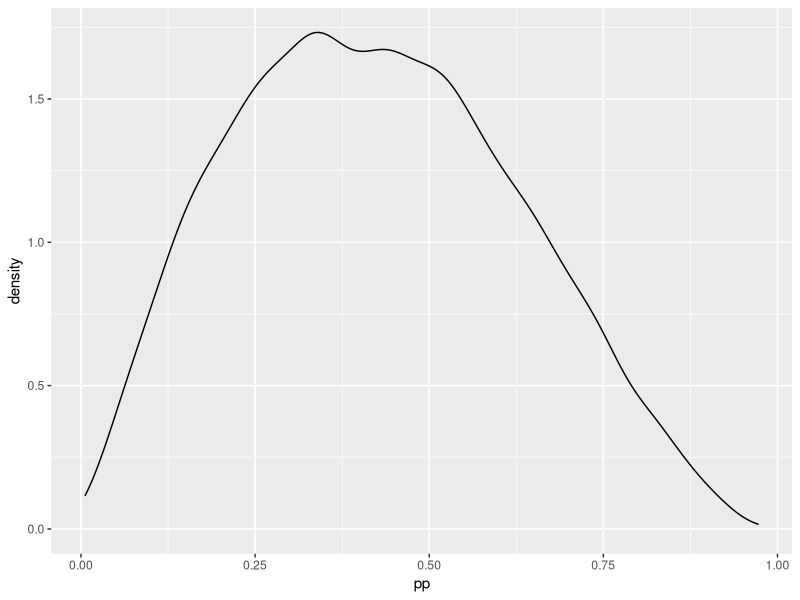

R code for this plot:
#https://brucehardie.com/notes/037/time-varying_covariates_in_BG.pdf

library(tidyverse)
library(survival)

#Simulate from shifted geometric distribution with gamma randomized intercept
#and complementary log-log link function on time-varying covariates

N <- 5000

#use a long enough M
M <- 50

x1 <- matrix( rnorm(N*M,mean=0,sd=.5), N, M) 

x2 <- matrix( rbinom(N*M,1,.6), N, M)

shape=2
rate=3
lam <- rgamma(N,shape=shape,rate=rate)

b1 <- (-.1)

b2 <- (.1)

#p is a matrix
p = 1 - exp(-lam*exp(x1*(b1)+x2*(b2)))

z <- matrix( rbinom(length(p) ,1, p), nrow=dim(p)[1])

y=rep(0,N)
for (i in 1:N) {
  y[i] <- min(which(z[i,]==1));
}

summary(y)

censor_point=10
censor_id <-which(y>censor_point)

y2 <-y
y2[censor_id] = censor_point
d<-rep(1,N)
d[censor_id] = 0

#use a 3D array for the covariates
X = array(c(x1,x2),dim=c(dim(x1)[1],dim(x1)[2],2))

#Create a logdiffexp function to avoid computation error
logdiffexp <- function (a,b) {
  
  c = pmax(a,b);
  return (c + log(exp(a-c)-exp(b-c))) ;
  
}

#model likelihood function
G2G <- function(par,y,X,id) {
  
  r=par[1];
  alpha=par[2];
  coeff=par[-(1:2)];
  
  
  #uncen 
  uncen=y[-id];
  X_uncen=X[-id, , ];
#  print(length(uncen))
#  print(dim(X[-id, , ]))
  LL_uncen = 0;
  C_u=matrix(0,nrow=length(uncen),ncol=max(uncen));
#  print(dim(C_u))
  for (t in 1:max(uncen)) {

    C_u[, t] = exp( X_uncen[,t,] %*% coeff );
    
    index_t = which(uncen==t);
    
    if (t==1) {
      
      LL_uncen = sum( logdiffexp(0,-r*log(1+C_u[index_t,1]/alpha) ) );
      
    }
    
    else if (t==2) {
      
      LL_uncen= LL_uncen + sum (logdiffexp(-r*log(1+(C_u[index_t,1])/alpha), 
                                           -r*log(1+rowSums(C_u[index_t,1:2])/alpha) ) 
      ); 
      
    }
    
    else {
      
      LL_uncen= LL_uncen + sum (logdiffexp(-r*log(1+rowSums(C_u[index_t,1:t-1])/alpha), 
                                           -r*log(1+rowSums(C_u[index_t,1:t])/alpha) ) 
                              ); 
    }
  }
  
  #cen  
  cen=y[id];
  X_cen = X[id, ,];
  LL_cen = 0;
  C_c=matrix(0,nrow=length(cen),ncol=max(cen));
  
  for (t in 1:max(cen)) {
    
    C_c[, t] = exp( X_cen[,t,] %*% coeff);
    
    index_t = which(cen==t);
    
    if (length(index_t) > 0) {
        LL_cen= LL_cen + sum (-r*log(1+rowSums(C_c[index_t,1:t]/alpha) ));
    }
  }  
  
  return ( -(LL_uncen)-(LL_cen) );

}

solution=optim(par=c(1,2,rep(0,dim(X)[3])),fn=G2G,
               y=y2, 
               X=X,  
               id=censor_id, 
               #y = data_df$time,
               #X = as.matrix(data_df[,3:dim(data_df)[2]]),
               #id = which(data_df$status==0),
               method="L-BFGS-B",
               lower=c(1e-5,1e-5,-Inf,-Inf), upper=c(Inf,Inf,Inf,Inf),
               hessian = TRUE)
#standard error and 95% CI
solution$par_stderr<-sqrt(diag(solve(solution$hessian)))
solution$par_upper<-solution$par+1.96*solution$par_stderr
solution$par_lower<-solution$par-1.96*solution$par_stderr
solution$par_true<-c(shape,rate,b1,b2)

solution$par
solution$par_upper
solution$par_lower
solution$par_true

#visualize the density of the intercept p
ran <- data.frame(xx = rgamma(10000,solution$par[1],solution$par[2]))
#ggplot(ran, aes(x=xx)) + 
#  geom_density()
ran$pp <- 1-exp(-ran$xx)
ggplot(ran, aes(x=pp)) + 
  geom_density()

